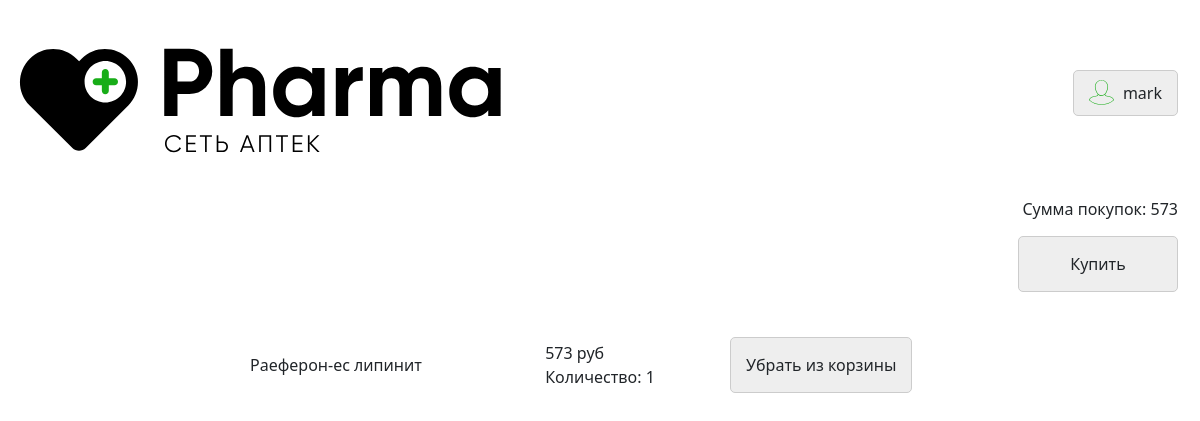
The page /basket (signed in) on the database its author committed.
### data/users.py (models this page shows, shortened)
class User(SqlAlchemyBase, UserMixin):
    __tablename__ = 'users'
    id = sqlalchemy.Column(sqlalchemy.Integer,
                           primary_key=True, autoincrement=True)
    name = sqlalchemy.Column(sqlalchemy.String, nullable=True)
    email = sqlalchemy.Column(sqlalchemy.String,
                              index=True, unique=True, nullable=True)
    hashed_password = sqlalchemy.Column(sqlalchemy.String, nullable=True)

### data/basket.py (models this page shows)
class User_bt(SqlAlchemyBase):
    __tablename__ = 'basket'
    id = sqlalchemy.Column(sqlalchemy.Integer,
                           primary_key=True, autoincrement=True)
    email = sqlalchemy.Column(sqlalchemy.String,
                               nullable=True)
    drug = sqlalchemy.Column(sqlalchemy.Integer,
                                               nullable=True)
    count = sqlalchemy.Column(sqlalchemy.Integer,
                                               nullable=True)
    price = sqlalchemy.Column(sqlalchemy.Integer,
                              nullable=True)

### main.py (the view)
@app.route('/basket')
def basket():
    db_sess = db_session.create_session()
    if current_user:
        menu = db_sess.query(User_bt).filter(User_bt.email == current_user.email)
    else:
        menu = db_sess.query(User_bt).filter(User_bt.email == '')
    sum = 0
    for i in menu:
        sum += i.count * i.price
    return render_template("basket_menu.html", menu=menu, sum=sum)

### data/db_session.py (called while the page is built)
def create_session() -> Session:
    global __factory
    return __factory()

### main.py (called while the page is built)
@login_manager.user_loader
def load_user(user_id):
    db_sess = db_session.create_session()
    return db_sess.query(User).get(user_id)

### templates/basket_menu.html (shortened to what this page needs)
{% extends "header.html" %}
{% block head %}
    <link href="https://cdn.jsdelivr.net/npm/bootstrap@5.1.3/dist/css/bootstrap.min.css" rel="stylesheet"
>
    <link href="{{ url_for('static', filename='css/crown.css') }}" rel="stylesheet">
    <link href="{{ url_for('static', filename='css/header.css') }}" rel="stylesheet">
    <link href="{{ url_for('static', filename='css/catalog.css') }}" rel="stylesheet">
{% endblock %}
{% block header_button %}
    {% if current_user.is_authenticated %}
        <a href="http://127.0.0.1:8080/logout" class="header__button">
            <img src="{{ url_for('static', filename='img/user.svg') }}">
            {{ current_user.name }}
        </a>
    {% else %}
        <a href="http://127.0.0.1:8080/login" class="header__button">Вход</a>
        <a href="http://127.0.0.1:8080/registration" class="header__button">Регистрация</a>
    {% endif %}
{% endblock %}
{% block unheader %}
    {% if current_user.is_authenticated and menu[0] %}
        <div class="pay flex">
            <div class="pay__item"></div>
            <div class="pay__item"></div>
            <div class="pay__item flex flex_align_end flex_column">
                <label class="cost flex flex_end">
                    Сумма покупок: {{ sum }}
                </label>
                <a href="/pay_basket" class="button__item_h pay_button">
                    Купить
                </a>
            </div>
        </div>
        <div class="catalog">
            {% for item in menu %}
                <div class="flex flex_align_center">
                    <div class=" flex flex_column catalog_item">
                        {{ item.drug }}<br>
                    </div>
                    <div class="catalog_item flex flex_center flex_wrap">
                        {{ item.price }} руб<br>
                        Количество: {{ item.count }}<br>
                    </div>
                    <div class="catalog_item flex flex_align_center">
                        <a href="/del_basket/basket/{{ item.drug }}" class="button__item_h">
                            Убрать из корзины
                        </a>
                    </div>
                </div>
            {% endfor %}
        </div>
    {% elif current_user.is_authenticated %}
        <div class="flex flex_center err">
            В корзине ничего не лежит
        </div>
    {% else %}
        <div class="flex flex_center err">
            Сначала войдите в аккаунт
        </div>
    {% endif %}
{% endblock %}

### static/css/crown.css (style rules this page uses)
a { color: inherit; text-decoration: none; background: transparent; }
.flex { display: -webkit-flex; display: flex; }
.flex_wrap { -webkit-flex-wrap: wrap; flex-wrap: wrap; }
.flex_align_center { align-items: center; }
.flex_center { justify-content: center; }
.flex_align_end { align-items: flex-end; }
.flex_end { justify-content: flex-end; }
.flex_column { flex-direction: column; }

### static/css/header.css (style rules this page uses)
.header__button { display: inline-block; margin: 0 10px 15px; border-radius: 5px; border: 1px solid #ccc; background-color: #eee; padding: 10px 15px; text-align: center; }
.header__button img { width: 25px; height: auto; margin-right: 5px; margin-top: -9px; margin-bottom: -5px; }

### static/css/catalog.css (style rules this page uses)
.catalog { padding-top: 30px; }
.catalog_item { width: calc(20% - 20px); margin: 0 10px 15px; }
.pay { padding-top: 30px; }
.pay__item { width: 33%; }
.cost { width: 160px; margin: 0 10px 15px; }
.pay_button { margin: 0 10px 15px; width: 160px; }
.button__item_h { display: block; border-radius: 5px; border: 1px solid #ccc; background-color: #eee; padding: 15px 15px; text-align: center; }

### rows shown on the page
User: name "mark"
User_bt: drug "Раеферон-ес липинит", price "573", count "1"

### other values the page prints
{{ sum }} "573"
